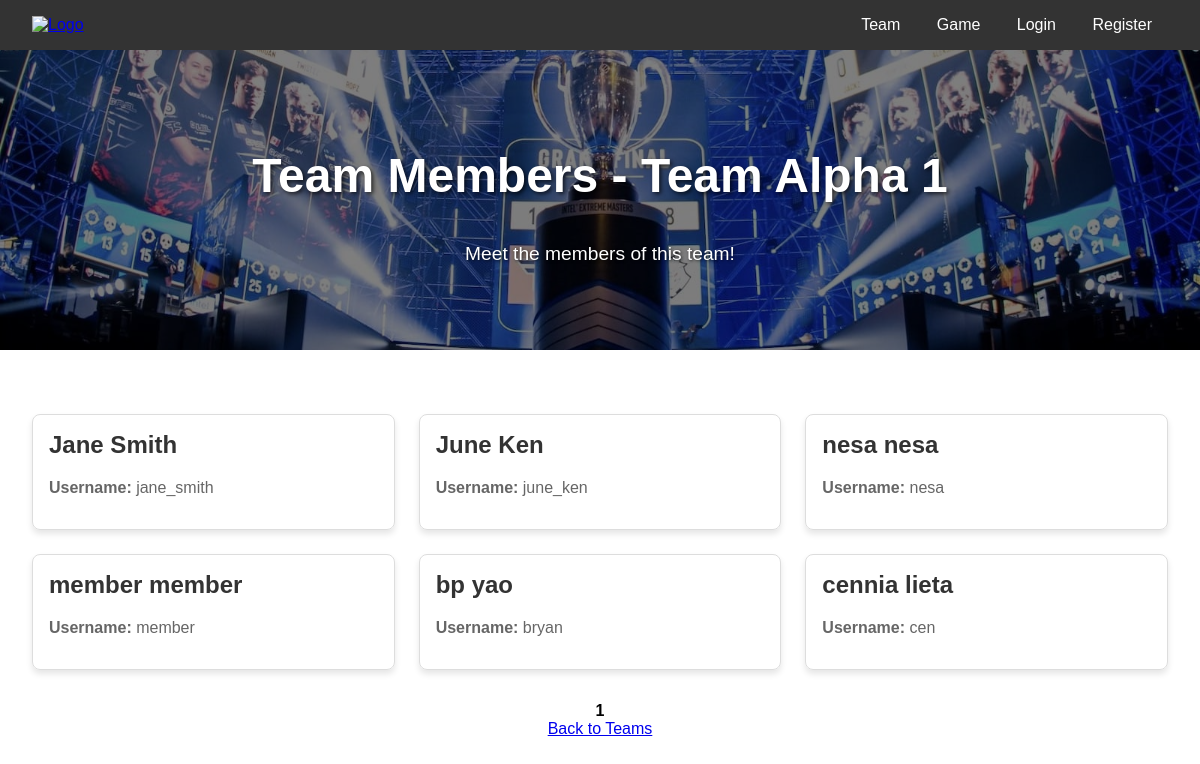
/views/public/public-team-member.php?id=1, run on the app's committed database.
### tables this page shows
CREATE TABLE `team` (
  `idteam` int(11) NOT NULL,
  `idgame` int(11) NOT NULL,
  `name` varchar(45) DEFAULT NULL
);

CREATE TABLE `team_members` (
  `idteam` int(11) NOT NULL,
  `idmember` int(11) NOT NULL,
  `description` varchar(75) DEFAULT NULL
);

CREATE TABLE `member` (
  `idmember` int(11) NOT NULL,
  `fname` varchar(45) DEFAULT NULL,
  `lname` varchar(45) DEFAULT NULL,
  `username` varchar(45) DEFAULT NULL,
  `password` varchar(500) DEFAULT NULL,
  `profile` enum('admin','member') DEFAULT NULL
);

### class/parent.php (called while the page is built, shortened)
<?php
class parentClass
{
    public function __construct()
    {
        $this->mysqli = new mysqli(SERVER_NAME, USER_NAME, PASSWORD, DB_NAME);
    }
}

### class/team.php (called while the page is built, shortened)
<?php
require_once("parent.php");
class Team extends ParentClass
{
    public function getTeamById($idteam)
    {
        $sql = "SELECT * FROM team WHERE idteam = ?";
        $stmt = $this->mysqli->prepare($sql);
        $stmt->bind_param("i", $idteam);
        $stmt->execute();
        return $stmt->get_result()->fetch_assoc();
    }
}

### class/team_members.php (called while the page is built, shortened)
<?php
require_once("parent.php");
class TeamMembers extends ParentClass
{
    public function getMembersByTeam($idteam)
    {
        $sql = "SELECT tm.idmember, m.fname, m.lname, m.username
                FROM team_members tm
                JOIN member m ON tm.idmember = m.idmember
                WHERE tm.idteam = ?";
        $stmt = $this->mysqli->prepare($sql);
        $stmt->bind_param("i", $idteam);
        $stmt->execute();
        return $stmt->get_result();
    }
}

### views/public/public-team-member.php (the view, shortened to what this page needs)
<?php
require_once("../../class/team_members.php");
require_once("../../class/team.php");
require_once("../paging.php");
$teamMembers = new TeamMembers();
$team = new Team();
$limit = 10;
$no_hal = isset($_GET['page']) ? (int)$_GET['page'] : 1;
if (isset($_GET['id'])) {
    $idteam = $_GET['id'];
    $members = $teamMembers->getMembersByTeam($idteam);
    $total_members = $members->num_rows;
    $teamData = $team->getTeamById($idteam);
    $team_name = $teamData['name'];
} else {
    header("Location: ../index.php");
    exit();
}
?>
<!DOCTYPE html>
<html lang="en">
<head>
    <link rel="stylesheet" href="../../public/css/style-public.css">
</head>
<body>
<div class="container">
        <header class="header">
            <div class="logo">
                <a href="../../index.php"><img src="../../public/images/logoubaya.png" alt="Logo"></a>
            </div>
            <nav class="nav">
                <a href="../../index.php">Team</a>
                <a href="public-game-view.php">Game</a>
                <a href="../authentication/login.php">Login</a>
                <a href="../authentication/register.php">Register</a>
            </nav>
        </header>
        <div class="banner" style="background: url('../../public/images/banner.jpg') no-repeat center center/cover;">
            <h1>Team Members - <?php echo htmlspecialchars($team_name); ?></h1>
            <p>Meet the members of this team!</p>
        </div>
        <main class="main">
            <div class="card-container">
                <?php if ($members->num_rows > 0): ?>
                    <?php while ($row = $members->fetch_assoc()): ?>
                        <div class="card">
                            <h2><?php echo htmlspecialchars($row['fname'] . ' ' . $row['lname']); ?></h2>
                            <p><strong>Username:</strong> <?php echo htmlspecialchars($row['username']); ?></p>
                        </div>
                    <?php endwhile; ?>
                <?php else: ?>
                    <p>No members in this team</p>
                <?php endif; ?>
            </div>
            <div class="pagination">
                <?php echo generate_page($total_members, $limit, "", $no_hal); ?>
            </div>
            <a href="../../index.php" class="back-button">Back to Teams</a>
        </main>
</body>
</html>

### public/css/style-public.css (style rules this page uses)
body { font-family: Arial, sans-serif; margin: 0; padding: 0; box-sizing: border-box; }
.container { display: flex; flex-direction: column; min-height: 100vh; }
.header { display: flex; justify-content: space-between; align-items: center; padding: 1rem 2rem; background-color: #333; color: white; }
.header .logo img { height: 50px; }
.header .nav a { color: white; text-decoration: none; margin: 0 1rem; }
.banner { position: relative; width: 100%; height: 300px; background: url('public/images/banner.jpg') no-repeat center center/cover; display: flex; flex-direction: column; align-items: center; justify-content: center; color: white; text-align: center; }
.banner::before { content: ""; position: absolute; top: 0; left: 0; width: 100%; height: 100%; background: rgba(0, 0, 0, 0.5); z-index: 1; }
.banner h1, .banner p { position: relative; z-index: 2; }
.banner h1 { font-size: 3rem; text-shadow: 2px 2px 4px rgba(0, 0, 0, 0.7); }
.banner p { margin-top: 0.5rem; font-size: 1.2rem; text-shadow: 1px 1px 3px rgba(0, 0, 0, 0.7); }
.main { flex: 1; padding: 2rem; text-align: center; }
.card-container { display: grid; grid-template-columns: repeat(auto-fill, minmax(300px, 1fr)); gap: 1.5rem; margin-top: 2rem; }
.card { border: 1px solid #ddd; border-radius: 8px; overflow: hidden; box-shadow: 0 4px 6px rgba(0, 0, 0, 0.1); padding: 1rem; text-align: left; }
.card h2 { margin-top: 0; color: #333; }
.card p { color: #666; }
.pagination { margin-top: 2rem; }

### data on the page
team: name "Team Alpha 1"
team_members: idmember.lname "Jane Smith", idmember.username "jane_smith"
team_members: idmember.lname "June Ken", idmember.username "june_ken"
team_members: idmember.lname "nesa nesa", idmember.username "nesa"
team_members: idmember.lname "member member", idmember.username "member"
team_members: idmember.lname "bp yao", idmember.username "bryan"
team_members: idmember.lname "cennia lieta", idmember.username "cen"
